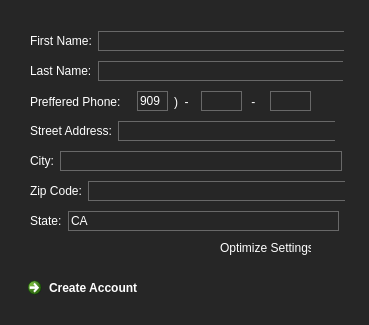
<?xml version="1.0" encoding="UTF-8"?>
<ui version="4.0">
 <class>NewAccount</class>
 <widget class="QDialog" name="NewAccount">
  <property name="geometry">
   <rect>
    <x>0</x>
    <y>0</y>
    <width>369</width>
    <height>325</height>
   </rect>
  </property>
  <property name="windowTitle">
   <string>AvisionR - New Client</string>
  </property>
  <property name="styleSheet">
   <string notr="true">color:rgb(255, 255, 255);
background-color: #262626;</string>
  </property>
  <widget class="QCommandLinkButton" name="commandLinkButton">
   <property name="geometry">
    <rect>
     <x>20</x>
     <y>270</y>
     <width>321</width>
     <height>41</height>
    </rect>
   </property>
   <property name="text">
    <string>Create Account</string>
   </property>
  </widget>
  <widget class="QWidget" name="layoutWidget">
   <property name="geometry">
    <rect>
     <x>30</x>
     <y>30</y>
     <width>314</width>
     <height>22</height>
    </rect>
   </property>
   <layout class="QHBoxLayout" name="horizontalLayout_7">
    <item>
     <widget class="QLabel" name="label">
      <property name="text">
       <string>First Name:</string>
      </property>
     </widget>
    </item>
    <item>
     <widget class="QLineEdit" name="lineEdit_First">
      <property name="minimumSize">
       <size>
        <width>251</width>
        <height>20</height>
       </size>
      </property>
      <property name="styleSheet">
       <string notr="true">border: 1px solid #686868;</string>
      </property>
     </widget>
    </item>
   </layout>
  </widget>
  <widget class="QWidget" name="layoutWidget">
   <property name="geometry">
    <rect>
     <x>30</x>
     <y>60</y>
     <width>313</width>
     <height>22</height>
    </rect>
   </property>
   <layout class="QHBoxLayout" name="horizontalLayout_6">
    <item>
     <widget class="QLabel" name="label_2">
      <property name="text">
       <string>Last Name:</string>
      </property>
     </widget>
    </item>
    <item>
     <widget class="QLineEdit" name="lineEdit_Last">
      <property name="minimumSize">
       <size>
        <width>251</width>
        <height>20</height>
       </size>
      </property>
      <property name="styleSheet">
       <string notr="true">border: 1px solid #686868;</string>
      </property>
     </widget>
    </item>
   </layout>
  </widget>
  <widget class="QWidget" name="layoutWidget">
   <property name="geometry">
    <rect>
     <x>30</x>
     <y>90</y>
     <width>283</width>
     <height>23</height>
    </rect>
   </property>
   <layout class="QHBoxLayout" name="horizontalLayout_5">
    <item>
     <widget class="QLabel" name="label_3">
      <property name="minimumSize">
       <size>
        <width>101</width>
        <height>21</height>
       </size>
      </property>
      <property name="maximumSize">
       <size>
        <width>101</width>
        <height>21</height>
       </size>
      </property>
      <property name="text">
       <string>Preffered Phone:     (</string>
      </property>
     </widget>
    </item>
    <item>
     <widget class="QLineEdit" name="lineEdit_PhoneArea">
      <property name="minimumSize">
       <size>
        <width>31</width>
        <height>20</height>
       </size>
      </property>
      <property name="maximumSize">
       <size>
        <width>31</width>
        <height>20</height>
       </size>
      </property>
      <property name="styleSheet">
       <string notr="true">border: 1px solid #686868;</string>
      </property>
      <property name="text">
       <string>909</string>
      </property>
      <property name="maxLength">
       <number>3</number>
      </property>
     </widget>
    </item>
    <item>
     <widget class="QLabel" name="label_4">
      <property name="minimumSize">
       <size>
        <width>21</width>
        <height>21</height>
       </size>
      </property>
      <property name="maximumSize">
       <size>
        <width>21</width>
        <height>21</height>
       </size>
      </property>
      <property name="text">
       <string>)  -</string>
      </property>
     </widget>
    </item>
    <item>
     <widget class="QLineEdit" name="lineEdit_PhoneMiddle">
      <property name="minimumSize">
       <size>
        <width>41</width>
        <height>20</height>
       </size>
      </property>
      <property name="maximumSize">
       <size>
        <width>41</width>
        <height>20</height>
       </size>
      </property>
      <property name="styleSheet">
       <string notr="true">border: 1px solid #686868;</string>
      </property>
      <property name="text">
       <string/>
      </property>
      <property name="maxLength">
       <number>3</number>
      </property>
     </widget>
    </item>
    <item>
     <widget class="QLabel" name="label_5">
      <property name="minimumSize">
       <size>
        <width>16</width>
        <height>21</height>
       </size>
      </property>
      <property name="maximumSize">
       <size>
        <width>16</width>
        <height>21</height>
       </size>
      </property>
      <property name="text">
       <string> -</string>
      </property>
     </widget>
    </item>
    <item>
     <widget class="QLineEdit" name="lineEdit_PhoneRight">
      <property name="minimumSize">
       <size>
        <width>41</width>
        <height>20</height>
       </size>
      </property>
      <property name="maximumSize">
       <size>
        <width>41</width>
        <height>20</height>
       </size>
      </property>
      <property name="styleSheet">
       <string notr="true">border: 1px solid #686868;</string>
      </property>
      <property name="text">
       <string/>
      </property>
      <property name="maxLength">
       <number>4</number>
      </property>
     </widget>
    </item>
   </layout>
  </widget>
  <widget class="QWidget" name="layoutWidget">
   <property name="geometry">
    <rect>
     <x>30</x>
     <y>120</y>
     <width>305</width>
     <height>22</height>
    </rect>
   </property>
   <layout class="QHBoxLayout" name="horizontalLayout_4">
    <item>
     <widget class="QLabel" name="label_6">
      <property name="text">
       <string>Street Address:</string>
      </property>
     </widget>
    </item>
    <item>
     <widget class="QLineEdit" name="lineEdit_StreetAddress">
      <property name="minimumSize">
       <size>
        <width>221</width>
        <height>20</height>
       </size>
      </property>
      <property name="styleSheet">
       <string notr="true">border: 1px solid #686868;</string>
      </property>
     </widget>
    </item>
   </layout>
  </widget>
  <widget class="QWidget" name="layoutWidget">
   <property name="geometry">
    <rect>
     <x>30</x>
     <y>150</y>
     <width>312</width>
     <height>22</height>
    </rect>
   </property>
   <layout class="QHBoxLayout" name="horizontalLayout_3">
    <item>
     <widget class="QLabel" name="label_7">
      <property name="text">
       <string>City:</string>
      </property>
     </widget>
    </item>
    <item>
     <widget class="QLineEdit" name="lineEdit_City">
      <property name="minimumSize">
       <size>
        <width>281</width>
        <height>20</height>
       </size>
      </property>
      <property name="styleSheet">
       <string notr="true">border: 1px solid #686868;</string>
      </property>
     </widget>
    </item>
   </layout>
  </widget>
  <widget class="QWidget" name="layoutWidget">
   <property name="geometry">
    <rect>
     <x>30</x>
     <y>180</y>
     <width>315</width>
     <height>22</height>
    </rect>
   </property>
   <layout class="QHBoxLayout" name="horizontalLayout_2">
    <item>
     <widget class="QLabel" name="label_9">
      <property name="text">
       <string>Zip Code:</string>
      </property>
     </widget>
    </item>
    <item>
     <widget class="QLineEdit" name="lineEdit_ZipCode">
      <property name="minimumSize">
       <size>
        <width>261</width>
        <height>20</height>
       </size>
      </property>
      <property name="styleSheet">
       <string notr="true">border: 1px solid #686868;</string>
      </property>
     </widget>
    </item>
   </layout>
  </widget>
  <widget class="QWidget" name="layoutWidget">
   <property name="geometry">
    <rect>
     <x>30</x>
     <y>210</y>
     <width>309</width>
     <height>22</height>
    </rect>
   </property>
   <layout class="QHBoxLayout" name="horizontalLayout">
    <item>
     <widget class="QLabel" name="label_8">
      <property name="text">
       <string>State:</string>
      </property>
     </widget>
    </item>
    <item>
     <widget class="QLineEdit" name="lineEdit_State">
      <property name="minimumSize">
       <size>
        <width>271</width>
        <height>20</height>
       </size>
      </property>
      <property name="styleSheet">
       <string notr="true">border: 1px solid #686868;</string>
      </property>
      <property name="text">
       <string>CA</string>
      </property>
     </widget>
    </item>
   </layout>
  </widget>
  <widget class="QLabel" name="label_10">
   <property name="geometry">
    <rect>
     <x>220</x>
     <y>240</y>
     <width>91</width>
     <height>16</height>
    </rect>
   </property>
   <property name="text">
    <string>Optimize Settings: </string>
   </property>
  </widget>
  <widget class="QPushButton" name="pushButton_Optimize">
   <property name="geometry">
    <rect>
     <x>310</x>
     <y>240</y>
     <width>21</width>
     <height>21</height>
    </rect>
   </property>
   <property name="minimumSize">
    <size>
     <width>21</width>
     <height>21</height>
    </size>
   </property>
   <property name="maximumSize">
    <size>
     <width>21</width>
     <height>21</height>
    </size>
   </property>
   <property name="styleSheet">
    <string notr="true">QPushButton#pushButton_Optimize {
        background: none;
		border: none;
    }

QPushButton#pushButton_Optimize:pressed  {
        background-color: qlineargradient(x1: 0, y1: 0, x2: 0, y2: 1,
                                          stop: 0 rgba(0,0,0,0.3), stop: 1 rgba(255,0,0,0));
    }
     
QPushButton#pushButton_Optimize:hover{
	background-color: qlineargradient(x1: 0, y1: 0, x2: 0, y2: 1,
                                          stop: 0 rgba(0,0,0,0.3), stop: 1 rgba(48,48,48));
} </string>
   </property>
   <property name="text">
    <string/>
   </property>
  </widget>
 </widget>
 <resources/>
 <connections/>
</ui>
